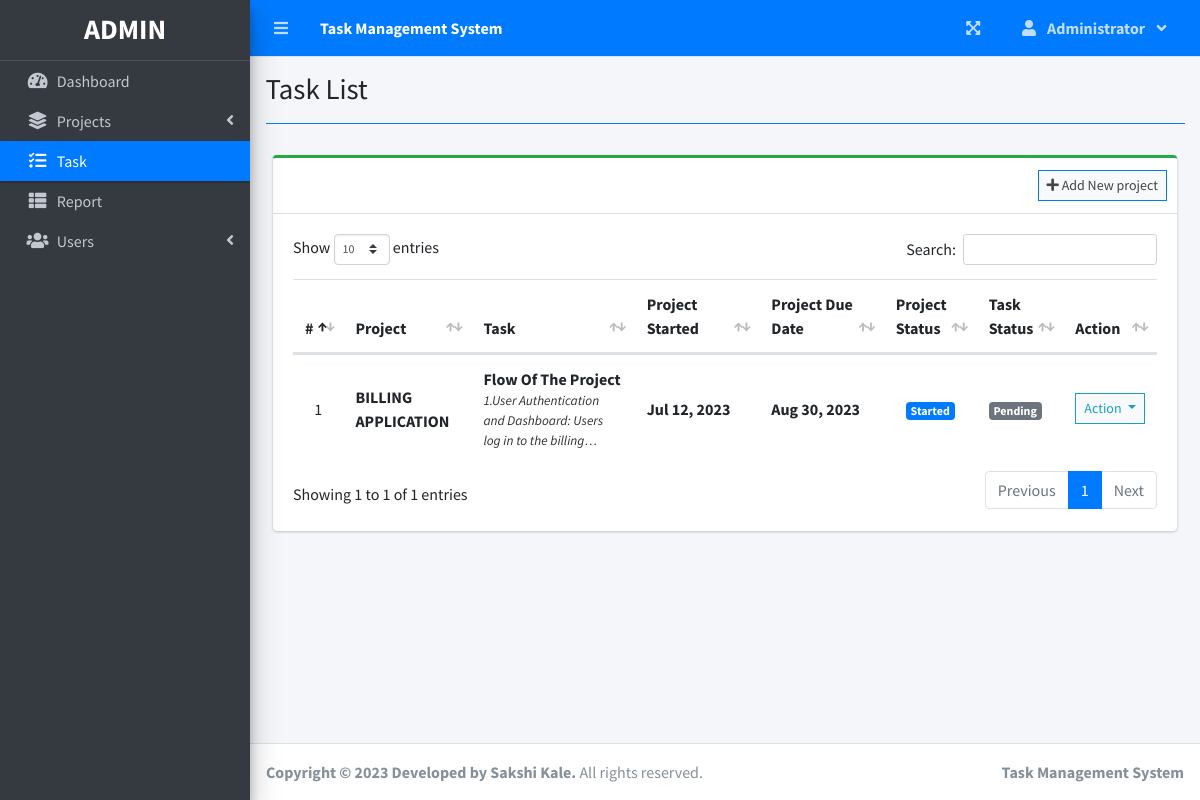
The app's page /index.php?page=task_list (signed in) with its own data.
### tables this page shows
CREATE TABLE `task_list` (
  `id` int(30) NOT NULL,
  `project_id` int(30) NOT NULL,
  `task` varchar(200) NOT NULL,
  `description` text NOT NULL,
  `status` tinyint(4) NOT NULL,
  `date_created` datetime NOT NULL DEFAULT current_timestamp()
);

CREATE TABLE `project_list` (
  `id` int(30) NOT NULL,
  `name` varchar(200) NOT NULL,
  `description` text NOT NULL,
  `status` tinyint(2) NOT NULL,
  `start_date` date NOT NULL,
  `end_date` date NOT NULL,
  `manager_id` int(30) NOT NULL,
  `user_ids` text NOT NULL,
  `date_created` datetime NOT NULL DEFAULT current_timestamp()
);

### task_list.php (the view, shortened to what this page needs)
<?php include'db_connect.php' ?>
<div class="col-lg-12">
	<div class="card card-outline card-success">
		<div class="card-header">
			<div class="card-tools">
				<a class="btn btn-block btn-sm btn-default btn-flat border-primary" href="./index.php?page=new_project"><i class="fa fa-plus"></i> Add New project</a>
			</div>
		</div>
		<div class="card-body">
			<table class="table tabe-hover table-condensed" id="list">
				<colgroup>
					<col width="5%">
					<col width="15%">
					<col width="20%">
					<col width="15%">
					<col width="15%">
					<col width="10%">
					<col width="10%">
					<col width="10%">
				</colgroup>
				<thead>
					<tr>
						<th class="text-center">#</th>
						<th>Project</th>
						<th>Task</th>
						<th>Project Started</th>
						<th>Project Due Date</th>
						<th>Project Status</th>
						<th>Task Status</th>
						<th>Action</th>
					</tr>
				</thead>
				<tbody>
					<?php
					$i = 1;
					$where = "";
					$stat = array("Pending","Started","On-Progress","On-Hold","Over Due","Done");
					$qry = $conn->query("SELECT t.*,p.name as pname,p.start_date,p.status as pstatus, p.end_date,p.id as pid FROM task_list t inner join project_list p on p.id = t.project_id $where order by p.name asc");
					while($row= $qry->fetch_assoc()):
						$trans = get_html_translation_table(HTML_ENTITIES,ENT_QUOTES);
						unset($trans["\""], $trans["<"], $trans[">"], $trans["<h2"]);
						$desc = strtr(html_entity_decode($row['description']),$trans);
						$desc=str_replace(array("<li>","</li>"), array("",", "), $desc);
		                $cprog = $conn->query("SELECT * FROM task_list where project_id = {$row['pid']} and status = 3")->num_rows;
		                $prod = $conn->query("SELECT * FROM user_productivity where project_id = {$row['pid']}")->num_rows;
		                if($row['pstatus'] == 0 && strtotime(date('Y-m-d')) >= strtotime($row['start_date'])):
		                if($prod  > 0  || $cprog > 0)
		                  $row['pstatus'] = 2;
		                else
		                  $row['pstatus'] = 1;
		                elseif($row['pstatus'] == 0 && strtotime(date('Y-m-d')) > strtotime($row['end_date'])):
		                $row['pstatus'] = 4;
		                endif;
					?>
					<tr>
						<td class="text-center"><?php echo $i++ ?></td>
						<td>
							<p><b><?php echo ucwords($row['pname']) ?></b></p>
						</td>
						<td>
							<p><b><?php echo ucwords($row['task']) ?></b></p>
							<p class="truncate"><?php echo strip_tags($desc) ?></p>
						</td>
						<td><b><?php echo date("M d, Y",strtotime($row['start_date'])) ?></b></td>
						<td><b><?php echo date("M d, Y",strtotime($row['end_date'])) ?></b></td>
						<td class="text-center">
							<?php
							  if($stat[$row['pstatus']] =='Pending'){
							  	echo "<span class='badge badge-secondary'>{$stat[$row['pstatus']]}</span>";
							  }elseif($stat[$row['pstatus']] =='Started'){
							  	echo "<span class='badge badge-primary'>{$stat[$row['pstatus']]}</span>";
							  }elseif($stat[$row['pstatus']] =='On-Progress'){
							  	echo "<span class='badge badge-info'>{$stat[$row['pstatus']]}</span>";
							  }elseif($stat[$row['pstatus']] =='On-Hold'){
							  	echo "<span class='badge badge-warning'>{$stat[$row['pstatus']]}</span>";
							  }elseif($stat[$row['pstatus']] =='Over Due'){
							  	echo "<span class='badge badge-danger'>{$stat[$row['pstatus']]}</span>";
							  }elseif($stat[$row['pstatus']] =='Done'){
							  	echo "<span class='badge badge-success'>{$stat[$row['pstatus']]}</span>";
							  }
							?>
						</td>
						<td>
                        	<?php
                        	if($row['status'] == 1){
						  		echo "<span class='badge badge-secondary'>Pending</span>";
                        	}elseif($row['status'] == 2){
						  		echo "<span class='badge badge-primary'>On-Progress</span>";
                        	}elseif($row['status'] == 3){
						  		echo "<span class='badge badge-success'>Done</span>";
                        	}
                        	?>
                        </td>
						<td class="text-center">
							<button type="button" class="btn btn-default btn-sm btn-flat border-info wave-effect text-info dropdown-toggle" data-toggle="dropdown" aria-expanded="true">
		                      Action
		                    </button>
						</td>
					</tr>
				<?php endwhile; ?>
				</tbody>
			</table>
		</div>
	</div>
</div>

### task_list.php (style rules this page uses)
table p { margin: unset !important; }
table td { vertical-align: middle !important }

### records on screen
task_list: project_list.name "BILLING APPLICATION", task "Flow Of The Project", description "1.User Authentication and Dashboard: Users log in to the…", project_list.start_date "Jul 12, 2023", project_list.end_date "Aug 30, 2023", status "Started", shows "Pending"

### other values on screen
$_SESSION['system']['name'] "Task Management System"
$_SESSION['login_firstname'] "Administrator"
$title "Task List"
